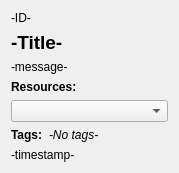
<?xml version="1.0" encoding="UTF-8"?>
<ui version="4.0">
 <class>NoteWidget</class>
 <widget class="QWidget" name="NoteWidget">
  <property name="geometry">
   <rect>
    <x>0</x>
    <y>0</y>
    <width>179</width>
    <height>169</height>
   </rect>
  </property>
  <property name="windowTitle">
   <string>NoteWidget</string>
  </property>
  <layout class="QVBoxLayout" name="verticalLayout_2">
   <item>
    <layout class="QVBoxLayout" name="verticalLayout">
     <item>
      <widget class="QLabel" name="idLabel">
       <property name="font">
        <font>
         <pointsize>9</pointsize>
        </font>
       </property>
       <property name="text">
        <string>-ID-</string>
       </property>
      </widget>
     </item>
     <item>
      <widget class="QLabel" name="titleLabel">
       <property name="font">
        <font>
         <pointsize>14</pointsize>
         <weight>75</weight>
         <bold>true</bold>
        </font>
       </property>
       <property name="text">
        <string>-Title-</string>
       </property>
      </widget>
     </item>
     <item>
      <widget class="QLabel" name="messageLabel">
       <property name="text">
        <string>-message-</string>
       </property>
      </widget>
     </item>
     <item>
      <spacer name="verticalSpacer">
       <property name="orientation">
        <enum>Qt::Vertical</enum>
       </property>
       <property name="sizeHint" stdset="0">
        <size>
         <width>20</width>
         <height>17</height>
        </size>
       </property>
      </spacer>
     </item>
     <item>
      <widget class="QLabel" name="resourcesDirectLabel">
       <property name="font">
        <font>
         <pointsize>9</pointsize>
         <weight>75</weight>
         <bold>true</bold>
        </font>
       </property>
       <property name="text">
        <string>Resources:</string>
       </property>
      </widget>
     </item>
     <item>
      <widget class="QComboBox" name="resourceComboBox"/>
     </item>
     <item>
      <layout class="QHBoxLayout" name="horizontalLayout">
       <item>
        <widget class="QLabel" name="tagsDirectLabel">
         <property name="font">
          <font>
           <pointsize>9</pointsize>
           <weight>75</weight>
           <bold>true</bold>
          </font>
         </property>
         <property name="text">
          <string>Tags:</string>
         </property>
        </widget>
       </item>
       <item>
        <widget class="QLabel" name="tagsContentLabel">
         <property name="font">
          <font>
           <italic>true</italic>
          </font>
         </property>
         <property name="text">
          <string>-No tags-</string>
         </property>
        </widget>
       </item>
       <item>
        <spacer name="horizontalSpacer">
         <property name="orientation">
          <enum>Qt::Horizontal</enum>
         </property>
         <property name="sizeHint" stdset="0">
          <size>
           <width>38</width>
           <height>13</height>
          </size>
         </property>
        </spacer>
       </item>
      </layout>
     </item>
     <item>
      <widget class="QLabel" name="timeStampLabel">
       <property name="font">
        <font>
         <pointsize>9</pointsize>
        </font>
       </property>
       <property name="text">
        <string>-timestamp-</string>
       </property>
      </widget>
     </item>
    </layout>
   </item>
  </layout>
 </widget>
 <layoutdefault spacing="6" margin="11"/>
 <resources/>
 <connections/>
</ui>
